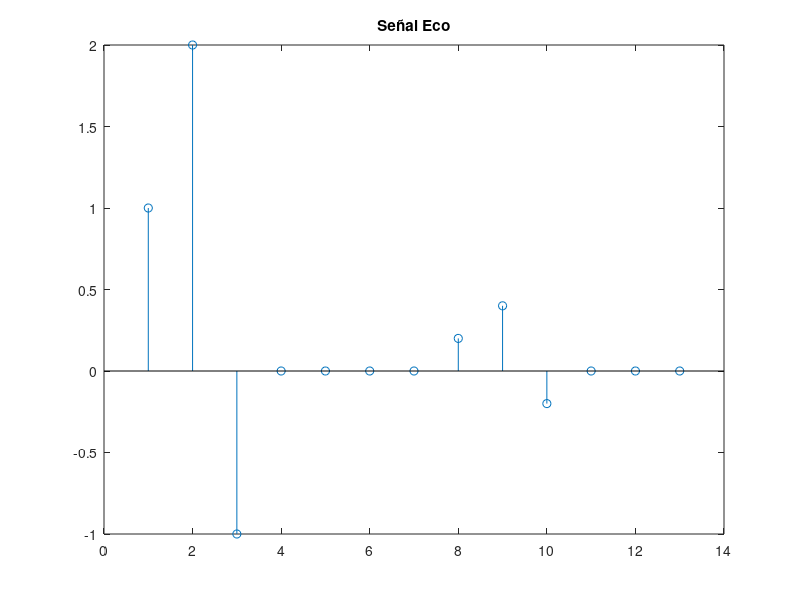
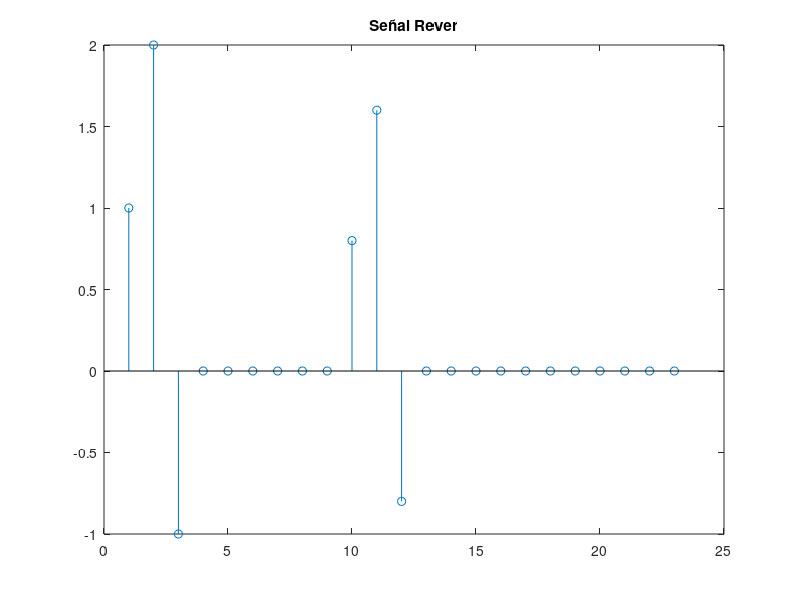

Reproduce these figures in MATLAB, in order.
%Preparamos el entorno
clear all
close all
clc

##Ejemplos con filter() para x[n] = {1,2,-1} , L=4 y c=0.8:
##1. y[n] = x[n] + c x[n-L]
x=[1 2 -1];
x=[x zeros(1,10)];
c=0.2;%Factor atenuación
a=1;%representa las y de la ecuacion de diferencia
b=[1 0 0 0 0 0 0 c];%represetna las x de la ecuacion de diferencia
y=filter(b,a,x)

%Representamos la onda
figure('name','Procesamiento de audio.','NumberTitle','off');
stem(y);
title ("Señal Eco");

##2. y[n] = c y[n-L] + x[n]
x=[1 2 -1];
L=10;
x=[x zeros(1,10+L)];
c=0.8;%Factor atenuación

a=1;%representa las y de la ecuacion de diferencia
b=zeros(1,L+1);
b(1)=1;%represetna las x de la ecuacion de diferencia
b(L)=c;
y=filter(b,a,x)

%Representamos la onda
figure('name','Procesamiento de audio.','NumberTitle','off');
stem(y);
title ("Señal Rever");



























